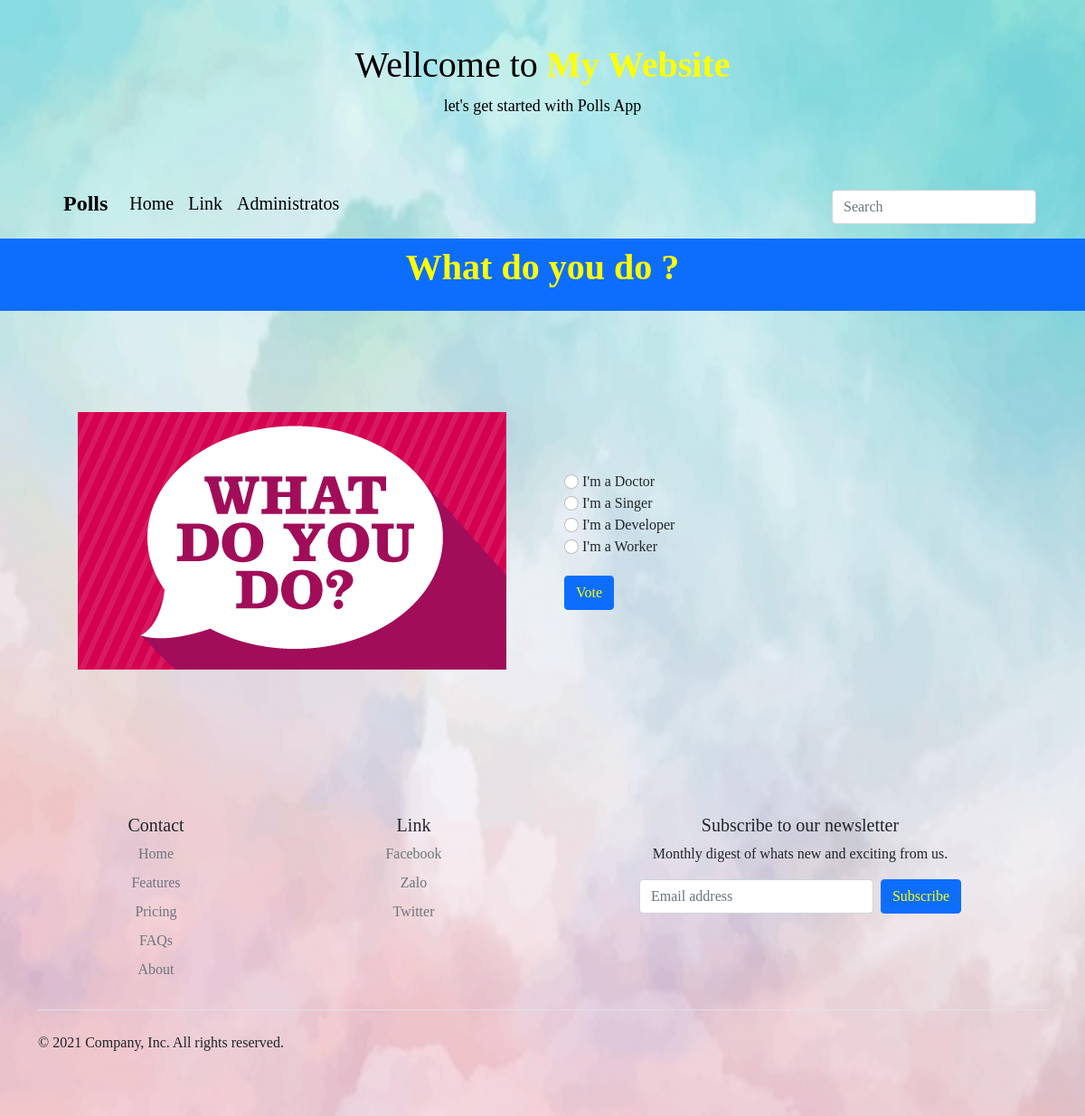
/6/, run on the app's committed database.
### polls/models.py (models this page shows, shortened)
class Question(models.Model):
    question_text = models.CharField(max_length=200)
    pub_date = models.DateTimeField('date published')

class Choice(models.Model):
    question = models.ForeignKey(Question, on_delete=models.CASCADE)
    choice_text = models.CharField(max_length=200)
    votes = models.IntegerField(default=0)

### polls/views.py (the view)
# urls.py: path('<int:pk>/', views.DetailView.as_view(), name='detail'),
class DetailView(generic.DetailView):
    model = Question
    template_name = 'polls/detail.html'
    def get_queryset(self):
        return Question.objects.filter(pub_date__lte=timezone.now())

### polls/templates/polls/detail.html (shortened to what this page needs)
{% extends 'polls/Base.html' %}
{% block title %}
    <h1><p><strong>{{ question.question_text }} ?</strong></strong></h1>
{% endblock %}
{% block content %}
    <fieldset>
    {% if error_message %}
        <p><strong>{{ error_message }}</strong></p>
    {% else %}
        <form action="{% url 'polls:vote' question.id %}" method="post">
            <div class="container col-xxl-8 px-4 py-5">
                <div class="row flex-lg-row-reverse align-items-center g-5 py-5">
                    <div class="col-lg-6">
                        {% for choice in question.choice_set.all %}
                            <input class="form-check-input" type="radio" name="choice" id="choice{{ forloop.counter }}" value="{{ choice.id }}">
                            <label class="form-check-label" for="choice{{ forloop.counter }}">{{ choice.choice_text }}</label><br>
                        {% endfor %}
                        <button type="submit" class="btn btn-primary" style="color: yellow; margin-top: 20px;">Vote</button>
                    </div>
                    <div class="col-10 col-sm-8 col-lg-6">
                        <img src="../static/polls/images/{{ question.question_text }}.jpg" class="d-block mx-lg-auto img-fluid" alt="Bootstrap Themes" width="auto" height="auto" loading="lazy">
                    </div>
                </div>
            </div>
        </form>
    {% endif %}
    </fieldset>
{% endblock %}

### polls/static/polls/style.css (style rules this page uses)
* { font-family: "Comic Sans MS" }
h1 p { color: yellow; }
body { width: 100vw; height: 100vh; background: white url("images/background.jpg"); background-repeat: no-repeat; background-attachment: fixed; background-size: 100% 100%; }

### data on the page
Question: question_text "What do you do", question_text (picture)
Choice: choice_text "I'm a Doctor"
Choice: choice_text "I'm a Singer"
Choice: choice_text "I'm a Developer"
Choice: choice_text "I'm a Worker"
